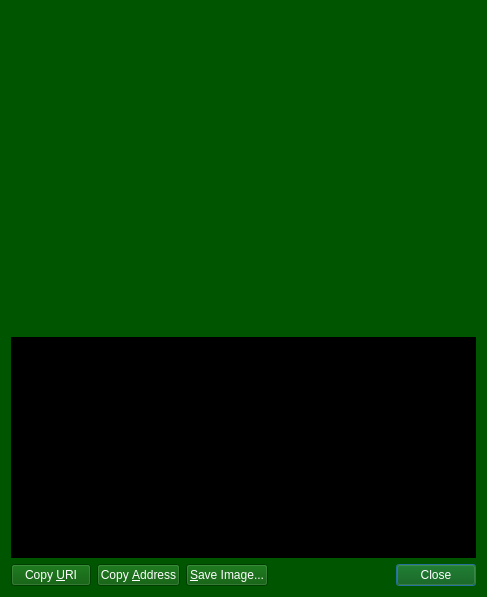
<?xml version="1.0" encoding="UTF-8"?>
<ui version="4.0">
 <class>ReceiveRequestDialog</class>
 <widget class="QDialog" name="ReceiveRequestDialog">
  <property name="geometry">
   <rect>
    <x>0</x>
    <y>0</y>
    <width>487</width>
    <height>597</height>
   </rect>
  </property>
  <property name="palette">
   <palette>
    <active>
     <colorrole role="WindowText">
      <brush brushstyle="SolidPattern">
       <color alpha="255">
        <red>255</red>
        <green>255</green>
        <blue>255</blue>
       </color>
      </brush>
     </colorrole>
     <colorrole role="Button">
      <brush brushstyle="SolidPattern">
       <color alpha="255">
        <red>0</red>
        <green>85</green>
        <blue>0</blue>
       </color>
      </brush>
     </colorrole>
     <colorrole role="Light">
      <brush brushstyle="SolidPattern">
       <color alpha="255">
        <red>0</red>
        <green>127</green>
        <blue>0</blue>
       </color>
      </brush>
     </colorrole>
     <colorrole role="Midlight">
      <brush brushstyle="SolidPattern">
       <color alpha="255">
        <red>0</red>
        <green>106</green>
        <blue>0</blue>
       </color>
      </brush>
     </colorrole>
     <colorrole role="Dark">
      <brush brushstyle="SolidPattern">
       <color alpha="255">
        <red>0</red>
        <green>42</green>
        <blue>0</blue>
       </color>
      </brush>
     </colorrole>
     <colorrole role="Mid">
      <brush brushstyle="SolidPattern">
       <color alpha="255">
        <red>0</red>
        <green>56</green>
        <blue>0</blue>
       </color>
      </brush>
     </colorrole>
     <colorrole role="Text">
      <brush brushstyle="SolidPattern">
       <color alpha="255">
        <red>255</red>
        <green>255</green>
        <blue>255</blue>
       </color>
      </brush>
     </colorrole>
     <colorrole role="BrightText">
      <brush brushstyle="SolidPattern">
       <color alpha="255">
        <red>255</red>
        <green>255</green>
        <blue>255</blue>
       </color>
      </brush>
     </colorrole>
     <colorrole role="ButtonText">
      <brush brushstyle="SolidPattern">
       <color alpha="255">
        <red>255</red>
        <green>255</green>
        <blue>255</blue>
       </color>
      </brush>
     </colorrole>
     <colorrole role="Base">
      <brush brushstyle="SolidPattern">
       <color alpha="255">
        <red>0</red>
        <green>0</green>
        <blue>0</blue>
       </color>
      </brush>
     </colorrole>
     <colorrole role="Window">
      <brush brushstyle="SolidPattern">
       <color alpha="255">
        <red>0</red>
        <green>85</green>
        <blue>0</blue>
       </color>
      </brush>
     </colorrole>
     <colorrole role="Shadow">
      <brush brushstyle="SolidPattern">
       <color alpha="255">
        <red>0</red>
        <green>0</green>
        <blue>0</blue>
       </color>
      </brush>
     </colorrole>
     <colorrole role="AlternateBase">
      <brush brushstyle="SolidPattern">
       <color alpha="255">
        <red>0</red>
        <green>42</green>
        <blue>0</blue>
       </color>
      </brush>
     </colorrole>
     <colorrole role="ToolTipBase">
      <brush brushstyle="SolidPattern">
       <color alpha="255">
        <red>255</red>
        <green>255</green>
        <blue>220</blue>
       </color>
      </brush>
     </colorrole>
     <colorrole role="ToolTipText">
      <brush brushstyle="SolidPattern">
       <color alpha="255">
        <red>0</red>
        <green>0</green>
        <blue>0</blue>
       </color>
      </brush>
     </colorrole>
     <colorrole role="PlaceholderText">
      <brush brushstyle="SolidPattern">
       <color alpha="128">
        <red>255</red>
        <green>255</green>
        <blue>255</blue>
       </color>
      </brush>
     </colorrole>
    </active>
    <inactive>
     <colorrole role="WindowText">
      <brush brushstyle="SolidPattern">
       <color alpha="255">
        <red>255</red>
        <green>255</green>
        <blue>255</blue>
       </color>
      </brush>
     </colorrole>
     <colorrole role="Button">
      <brush brushstyle="SolidPattern">
       <color alpha="255">
        <red>0</red>
        <green>85</green>
        <blue>0</blue>
       </color>
      </brush>
     </colorrole>
     <colorrole role="Light">
      <brush brushstyle="SolidPattern">
       <color alpha="255">
        <red>0</red>
        <green>127</green>
        <blue>0</blue>
       </color>
      </brush>
     </colorrole>
     <colorrole role="Midlight">
      <brush brushstyle="SolidPattern">
       <color alpha="255">
        <red>0</red>
        <green>106</green>
        <blue>0</blue>
       </color>
      </brush>
     </colorrole>
     <colorrole role="Dark">
      <brush brushstyle="SolidPattern">
       <color alpha="255">
        <red>0</red>
        <green>42</green>
        <blue>0</blue>
       </color>
      </brush>
     </colorrole>
     <colorrole role="Mid">
      <brush brushstyle="SolidPattern">
       <color alpha="255">
        <red>0</red>
        <green>56</green>
        <blue>0</blue>
       </color>
      </brush>
     </colorrole>
     <colorrole role="Text">
      <brush brushstyle="SolidPattern">
       <color alpha="255">
        <red>255</red>
        <green>255</green>
        <blue>255</blue>
       </color>
      </brush>
     </colorrole>
     <colorrole role="BrightText">
      <brush brushstyle="SolidPattern">
       <color alpha="255">
        <red>255</red>
        <green>255</green>
        <blue>255</blue>
       </color>
      </brush>
     </colorrole>
     <colorrole role="ButtonText">
      <brush brushstyle="SolidPattern">
       <color alpha="255">
        <red>255</red>
        <green>255</green>
        <blue>255</blue>
       </color>
      </brush>
     </colorrole>
     <colorrole role="Base">
      <brush brushstyle="SolidPattern">
       <color alpha="255">
        <red>0</red>
        <green>0</green>
        <blue>0</blue>
       </color>
      </brush>
     </colorrole>
     <colorrole role="Window">
      <brush brushstyle="SolidPattern">
       <color alpha="255">
        <red>0</red>
        <green>85</green>
        <blue>0</blue>
       </color>
      </brush>
     </colorrole>
     <colorrole role="Shadow">
      <brush brushstyle="SolidPattern">
       <color alpha="255">
        <red>0</red>
        <green>0</green>
        <blue>0</blue>
       </color>
      </brush>
     </colorrole>
     <colorrole role="AlternateBase">
      <brush brushstyle="SolidPattern">
       <color alpha="255">
        <red>0</red>
        <green>42</green>
        <blue>0</blue>
       </color>
      </brush>
     </colorrole>
     <colorrole role="ToolTipBase">
      <brush brushstyle="SolidPattern">
       <color alpha="255">
        <red>255</red>
        <green>255</green>
        <blue>220</blue>
       </color>
      </brush>
     </colorrole>
     <colorrole role="ToolTipText">
      <brush brushstyle="SolidPattern">
       <color alpha="255">
        <red>0</red>
        <green>0</green>
        <blue>0</blue>
       </color>
      </brush>
     </colorrole>
     <colorrole role="PlaceholderText">
      <brush brushstyle="SolidPattern">
       <color alpha="128">
        <red>255</red>
        <green>255</green>
        <blue>255</blue>
       </color>
      </brush>
     </colorrole>
    </inactive>
    <disabled>
     <colorrole role="WindowText">
      <brush brushstyle="SolidPattern">
       <color alpha="255">
        <red>0</red>
        <green>42</green>
        <blue>0</blue>
       </color>
      </brush>
     </colorrole>
     <colorrole role="Button">
      <brush brushstyle="SolidPattern">
       <color alpha="255">
        <red>0</red>
        <green>85</green>
        <blue>0</blue>
       </color>
      </brush>
     </colorrole>
     <colorrole role="Light">
      <brush brushstyle="SolidPattern">
       <color alpha="255">
        <red>0</red>
        <green>127</green>
        <blue>0</blue>
       </color>
      </brush>
     </colorrole>
     <colorrole role="Midlight">
      <brush brushstyle="SolidPattern">
       <color alpha="255">
        <red>0</red>
        <green>106</green>
        <blue>0</blue>
       </color>
      </brush>
     </colorrole>
     <colorrole role="Dark">
      <brush brushstyle="SolidPattern">
       <color alpha="255">
        <red>0</red>
        <green>42</green>
        <blue>0</blue>
       </color>
      </brush>
     </colorrole>
     <colorrole role="Mid">
      <brush brushstyle="SolidPattern">
       <color alpha="255">
        <red>0</red>
        <green>56</green>
        <blue>0</blue>
       </color>
      </brush>
     </colorrole>
     <colorrole role="Text">
      <brush brushstyle="SolidPattern">
       <color alpha="255">
        <red>0</red>
        <green>42</green>
        <blue>0</blue>
       </color>
      </brush>
     </colorrole>
     <colorrole role="BrightText">
      <brush brushstyle="SolidPattern">
       <color alpha="255">
        <red>255</red>
        <green>255</green>
        <blue>255</blue>
       </color>
      </brush>
     </colorrole>
     <colorrole role="ButtonText">
      <brush brushstyle="SolidPattern">
       <color alpha="255">
        <red>0</red>
        <green>42</green>
        <blue>0</blue>
       </color>
      </brush>
     </colorrole>
     <colorrole role="Base">
      <brush brushstyle="SolidPattern">
       <color alpha="255">
        <red>0</red>
        <green>85</green>
        <blue>0</blue>
       </color>
      </brush>
     </colorrole>
     <colorrole role="Window">
      <brush brushstyle="SolidPattern">
       <color alpha="255">
        <red>0</red>
        <green>85</green>
        <blue>0</blue>
       </color>
      </brush>
     </colorrole>
     <colorrole role="Shadow">
      <brush brushstyle="SolidPattern">
       <color alpha="255">
        <red>0</red>
        <green>0</green>
        <blue>0</blue>
       </color>
      </brush>
     </colorrole>
     <colorrole role="AlternateBase">
      <brush brushstyle="SolidPattern">
       <color alpha="255">
        <red>0</red>
        <green>85</green>
        <blue>0</blue>
       </color>
      </brush>
     </colorrole>
     <colorrole role="ToolTipBase">
      <brush brushstyle="SolidPattern">
       <color alpha="255">
        <red>255</red>
        <green>255</green>
        <blue>220</blue>
       </color>
      </brush>
     </colorrole>
     <colorrole role="ToolTipText">
      <brush brushstyle="SolidPattern">
       <color alpha="255">
        <red>0</red>
        <green>0</green>
        <blue>0</blue>
       </color>
      </brush>
     </colorrole>
     <colorrole role="PlaceholderText">
      <brush brushstyle="SolidPattern">
       <color alpha="128">
        <red>255</red>
        <green>255</green>
        <blue>255</blue>
       </color>
      </brush>
     </colorrole>
    </disabled>
   </palette>
  </property>
  <layout class="QVBoxLayout" name="verticalLayout_3">
   <item>
    <widget class="QRImageWidget" name="lblQRCode">
     <property name="sizePolicy">
      <sizepolicy hsizetype="Expanding" vsizetype="Fixed">
       <horstretch>0</horstretch>
       <verstretch>0</verstretch>
      </sizepolicy>
     </property>
     <property name="minimumSize">
      <size>
       <width>300</width>
       <height>320</height>
      </size>
     </property>
     <property name="toolTip">
      <string>QR Code</string>
     </property>
     <property name="textFormat">
      <enum>Qt::PlainText</enum>
     </property>
     <property name="alignment">
      <set>Qt::AlignCenter</set>
     </property>
     <property name="wordWrap">
      <bool>true</bool>
     </property>
    </widget>
   </item>
   <item>
    <widget class="QTextEdit" name="outUri">
     <property name="sizePolicy">
      <sizepolicy hsizetype="Expanding" vsizetype="Expanding">
       <horstretch>0</horstretch>
       <verstretch>0</verstretch>
      </sizepolicy>
     </property>
     <property name="minimumSize">
      <size>
       <width>0</width>
       <height>50</height>
      </size>
     </property>
     <property name="frameShape">
      <enum>QFrame::NoFrame</enum>
     </property>
     <property name="frameShadow">
      <enum>QFrame::Plain</enum>
     </property>
     <property name="tabChangesFocus">
      <bool>true</bool>
     </property>
     <property name="textInteractionFlags">
      <set>Qt::TextSelectableByKeyboard|Qt::TextSelectableByMouse</set>
     </property>
    </widget>
   </item>
   <item>
    <layout class="QHBoxLayout" name="horizontalLayout">
     <item>
      <widget class="QPushButton" name="btnCopyURI">
       <property name="text">
        <string>Copy &amp;URI</string>
       </property>
       <property name="autoDefault">
        <bool>false</bool>
       </property>
      </widget>
     </item>
     <item>
      <widget class="QPushButton" name="btnCopyAddress">
       <property name="text">
        <string>Copy &amp;Address</string>
       </property>
       <property name="autoDefault">
        <bool>false</bool>
       </property>
      </widget>
     </item>
     <item>
      <widget class="QPushButton" name="btnSaveAs">
       <property name="text">
        <string>&amp;Save Image...</string>
       </property>
       <property name="autoDefault">
        <bool>false</bool>
       </property>
      </widget>
     </item>
     <item>
      <spacer name="horizontalSpacer_2">
       <property name="orientation">
        <enum>Qt::Horizontal</enum>
       </property>
       <property name="sizeHint" stdset="0">
        <size>
         <width>40</width>
         <height>20</height>
        </size>
       </property>
      </spacer>
     </item>
     <item>
      <widget class="QDialogButtonBox" name="buttonBox">
       <property name="standardButtons">
        <set>QDialogButtonBox::Close</set>
       </property>
      </widget>
     </item>
    </layout>
   </item>
  </layout>
 </widget>
 <customwidgets>
  <customwidget>
   <class>QRImageWidget</class>
   <extends>QLabel</extends>
   <header>receiverequestdialog.h</header>
  </customwidget>
 </customwidgets>
 <resources/>
 <connections>
  <connection>
   <sender>buttonBox</sender>
   <signal>rejected()</signal>
   <receiver>ReceiveRequestDialog</receiver>
   <slot>reject()</slot>
   <hints>
    <hint type="sourcelabel">
     <x>452</x>
     <y>573</y>
    </hint>
    <hint type="destinationlabel">
     <x>243</x>
     <y>298</y>
    </hint>
   </hints>
  </connection>
  <connection>
   <sender>buttonBox</sender>
   <signal>accepted()</signal>
   <receiver>ReceiveRequestDialog</receiver>
   <slot>accept()</slot>
   <hints>
    <hint type="sourcelabel">
     <x>452</x>
     <y>573</y>
    </hint>
    <hint type="destinationlabel">
     <x>243</x>
     <y>298</y>
    </hint>
   </hints>
  </connection>
 </connections>
</ui>
